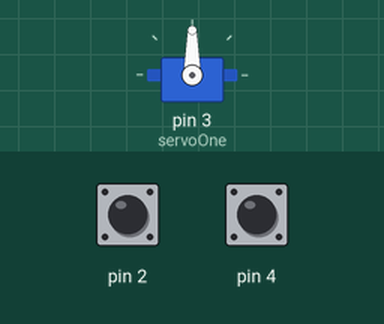
A sketch run on a simulated Arduino Uno, built with avr-gcc and run on an emulated ATmega328P. Parts: servo. The test bench sets the inputs (shaded band); at power-on: pin 2 HIGH, pin 4 HIGH.

Above: at 1.2 s.
1.3 s: pin 2 pulled LOW for 1 s
At 3.6 s:
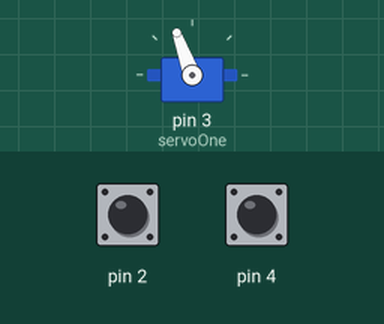
4.3 s: pin 4 pulled LOW for 3.2 s
At 8.7 s:
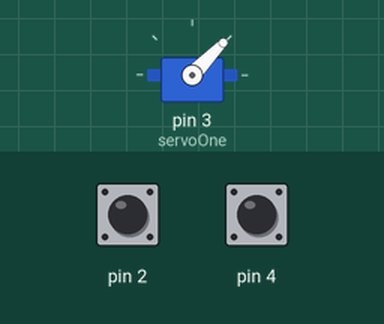
9.0 s: pin 4 pulled LOW for 1 s
At 10.7 s:
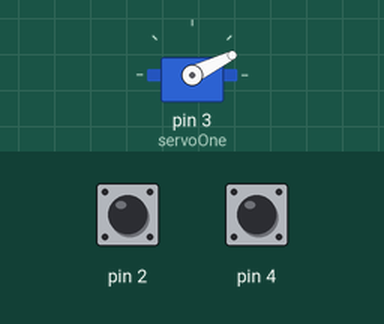
12.0 s: pin 4 pulled LOW for 1 s
At 14.2 s:
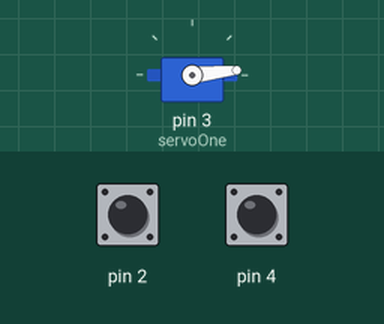
15.0 s: pin 2 pulled LOW for 3.2 s
At 19.4 s:
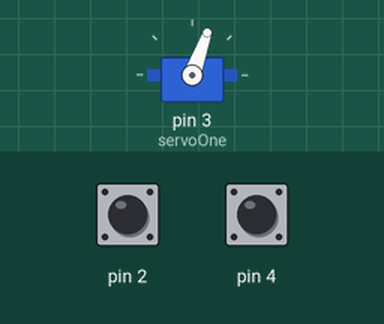
19.7 s: pin 2 pulled LOW for 3.2 s
At 24.3 s:
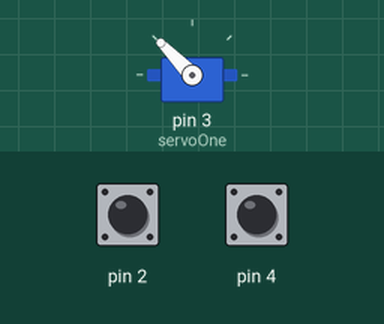
Timing chart, 0 to 25.4 s (numbered marks = the images above; inputs shaded):
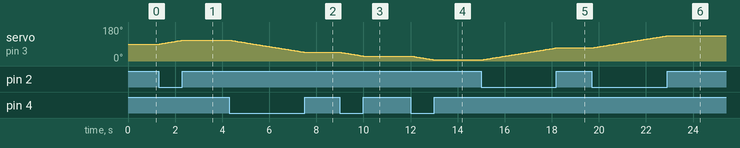

Measured:
- after the input at 1.3 s, servo on pin 3 (servoOne): moves from 90° to 110° over 0.95 s, starting after 0.05 s
- after the input at 4.3 s, servo on pin 3 (servoOne): moves from 110° to 46° over 3.2 s, starting after 0.05 s
- after the input at 9.0 s, servo on pin 3 (servoOne): moves from 46° to 26° over 0.95 s, starting after 0.05 s
- after the input at 12.0 s, servo on pin 3 (servoOne): moves from 26° to 6° over 0.95 s, starting after 0.05 s
- after the input at 15.0 s, servo on pin 3 (servoOne): moves from 6° to 70° over 3.2 s, starting after 0.05 s
- after the input at 19.7 s, servo on pin 3 (servoOne): moves from 70° to 134° over 3.2 s, starting after 0.05 s

The sketch:

CH_one_sketch_four.ino
```cpp
#include <Servo.h>


Servo servoOne;


int btnOne;
int btnTwo;
int pos = 90;


void setup() {
Serial.begin(9600);
pinMode(2, INPUT_PULLUP);
pinMode(4, INPUT_PULLUP);
servoOne.attach(3);
}


void loop() {
btnOne = digitalRead(2);
btnTwo = digitalRead(4);


if(btnOne == LOW){
  pos++;
  delay(50);
}
else if(btnTwo == LOW){
  pos--;
  delay(50);
}
servoOne.write(pos);
}
```
